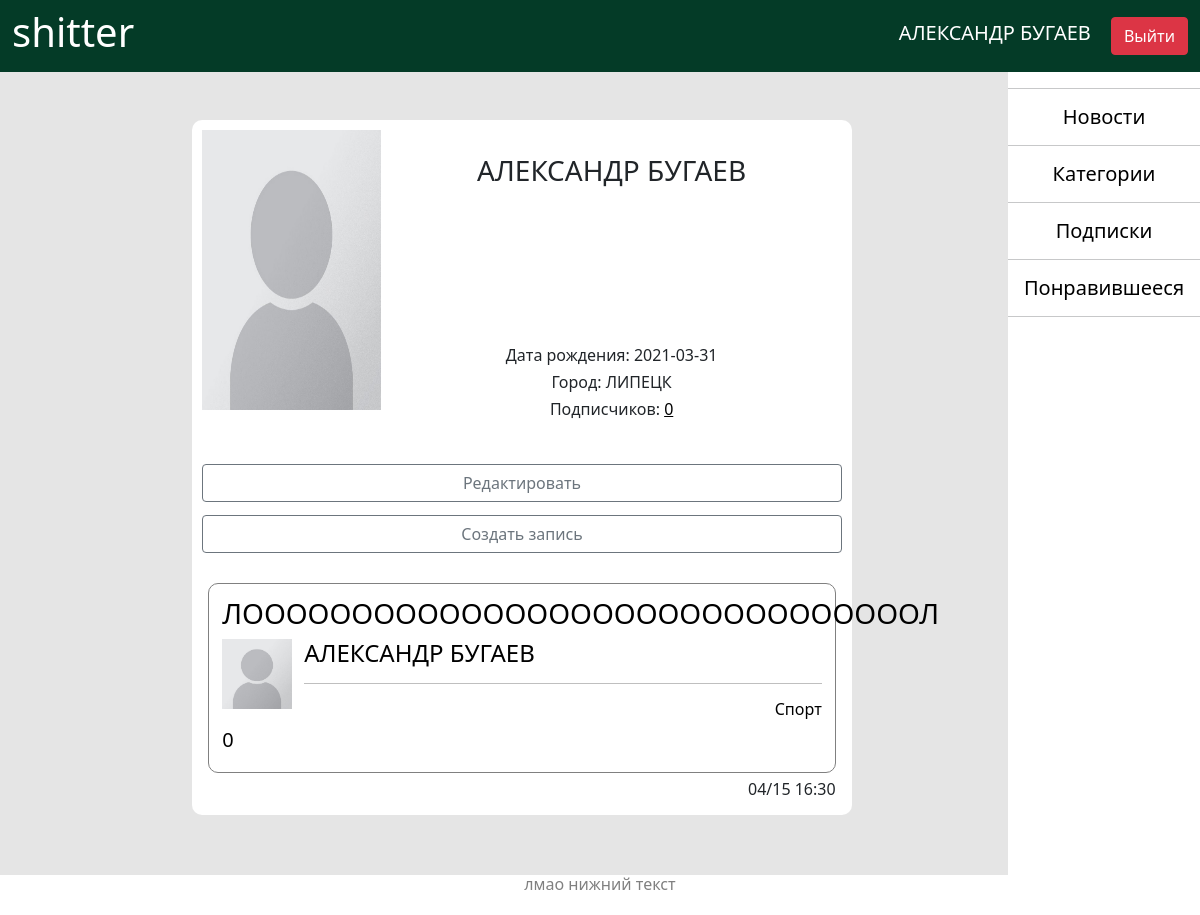
Page /users/1 (signed in) on the committed database.
### data/models/users.py (models this page shows, shortened)
class Users(SqlAlchemyBase, UserMixin, SerializerMixin):
    __tablename__ = 'users'
    id = sqlalchemy.Column(sqlalchemy.Integer,
                           primary_key=True, autoincrement=True)
    surname = sqlalchemy.Column(sqlalchemy.String)
    name = sqlalchemy.Column(sqlalchemy.String)
    email = sqlalchemy.Column(sqlalchemy.String, unique=True)
    hashed_password = sqlalchemy.Column(sqlalchemy.String)
    about = sqlalchemy.Column(sqlalchemy.String, nullable=True)
    hometown = sqlalchemy.Column(sqlalchemy.String)
    birthday = sqlalchemy.Column(sqlalchemy.Date)
    image = sqlalchemy.Column(sqlalchemy.String, default='/static/img/0.jpeg')
    subscriptions = sqlalchemy.Column(sqlalchemy.String, default='')  # подписки пользователя
    subscribers = sqlalchemy.Column(sqlalchemy.String, default='')  # подписчики
    subs_count = sqlalchemy.Column(sqlalchemy.Integer, default=0)  # количество подписчиков
    liked_news = sqlalchemy.Column(sqlalchemy.String, default='')  # понравившиеся записи
    news = orm.relation("News", back_populates='user')
    comments = orm.relation("Comments", back_populates='user')

### data/models/news.py (models this page shows)
class News(SqlAlchemyBase, SerializerMixin):
    __tablename__ = 'news'
    id = sqlalchemy.Column(sqlalchemy.Integer,
                           primary_key=True, autoincrement=True)
    creator = sqlalchemy.Column(sqlalchemy.Integer, sqlalchemy.ForeignKey('users.id'))
    title = sqlalchemy.Column(sqlalchemy.String)
    category = sqlalchemy.Column(sqlalchemy.String)
    content = sqlalchemy.Column(sqlalchemy.String)
    likes = sqlalchemy.Column(sqlalchemy.Integer, default=0)
    datetime = sqlalchemy.Column(sqlalchemy.DateTime)
    string_dt = sqlalchemy.Column(sqlalchemy.String)
    user = orm.relation('Users')

### main.py (the view)
@app.route('/users/<int:id>')
@login_required
def profile(id):
    session = create_session()
    user = session.query(Users).get(id)
    if not user:
        return not_found(404)
    news = session.query(News).filter(News.creator == id).order_by(News.datetime.desc())
    title = f'{user.name} {user.surname}'
    subscribed = bool(str(id) in current_user.subscriptions.split())
    liked = [int(id) for id in current_user.liked_news.split()]
    return render_template('profile.html', title=title, user=user, news=news, subscribed=subscribed, liked=liked)

### data/models/db_session.py (called while the page is built)
def create_session() -> Session:
    global __factory
    return __factory()

### main.py (called while the page is built)
@login_manager.user_loader
def load_user(user_id):
    db_sess = create_session()
    return db_sess.query(Users).get(user_id)

### templates/profile.html (shortened to what this page needs)
{% extends "base.html" %}
{% block content %}
<div class="block">
    <a href="{{ user.image }}"><img src="{{ user.image }}" width=28% height=280px
                                    align="left" style="object-fit: fill;"></a>
    <br>
    <h3 style="text-align: center;">{{ title }}</h3>
    <textarea class="profile" disabled>
        {{ user.about }}
    </textarea>
    <br>
    <br>
    <h6>Дата рождения: {{ user.birthday }}</h6>
    <h6>Город: {{ user.hometown }}</h6>
    <h6>Подписчиков: <a style="color: black;" href="/subscribers/{{ user.id }}">{{ user.subs_count }}</a></h6>
    <br>
    {% if user.id == current_user.id %}
        <a class="btn btn-outline-secondary" href="/redact_profile" style="width: 100%; margin-top: 2%;">Редактировать</a>
        <a class="btn btn-outline-secondary" href="/create_news" style="width: 100%; margin-top: 2%;">Создать запись</a>
        <br>
    {% endif %}
    {% for new in news %}
        <br>
        <a href="/news/{{ new.id }}" style="text-decoration: none; color: black;"><div class="content">
            <h3 style="text-align: center">{{ new.title }}</h3>
            <img src="{{ new.user.image }}" class="icon" align="left">
            <h4>{{ new.user.name }} {{ new.user.surname }}</h4>
            <hr>
            <h6 style="text-align: right">{{ new.category }}</h6>
            <h5 style="text-align: left;">{{ new.likes }}</h5>
        </div></a>
    <h6 style="text-align: right; margin: 1%;">{{ new.string_dt }}</h6>
    {% endfor %}
</div>
{% endblock %}

### templates/base.html (shortened to what this page needs)
<!doctype html>
    <html>
        <head>
            <link rel="stylesheet"
                  href="https://cdn.jsdelivr.net/npm/bootstrap@5.0.0-beta1/dist/css/bootstrap.min.css"
>
            <link rel="stylesheet" type="text/css" href="../static/style.css">
        </head>
        <body style="background-color: #E5E5E5;">
            {% if current_user.is_authenticated %}
                <aside>
                    <hr><a style="text-decoration: none; color: black;" href="/news"><h5>Новости</h5></a>
                    <hr><a style="text-decoration: none; color: black;" href="/categories"><h5>Категории</h5></a>
                    <hr><a style="text-decoration: none; color: black;" href="/my_subscriptions"><h5>Подписки</h5></a>
                    <hr><a style="text-decoration: none; color: black;" href="/liked_news"><h5>Понравившееся</h5></a><hr>
                </aside>
            {% endif %}
            <header class="navbar navbar-light" style="background-color: #043B27; color: #FFFFFF;">
                <div class="container-fluid">
                    <a style="text-decoration: none; color: white;" href="/"><h1>shitter</h1></a>
                {% if current_user.is_authenticated %}
                    <div>
                        <a class="navbar-brand" href="/users/{{ current_user.id }}" style="color: #FFFFFF;">
                        {{ current_user.name }} {{ current_user.surname }}</a>
                        <a class="btn btn-danger" href="/logout">Выйти</a>
                    </div>
                {% else %}
                    <p style="margin: 0px;">
                        <a class="btn btn-primary " href="/register">Зарегистрироваться</a>
                        <a class="btn btn-success" href="/login">Войти</a>
                    </p>
                {% endif %}
                </div>
            </header>
            <br>
            <br>
            {% block content %}{% endblock %}
            <footer>
                <h6 style="color: grey;">лмао нижний текст</h6>
            </footer>
        </body>
    </html>

### static/style.css (style rules this page uses)
h1 { text-align: center; }
h6 { text-align: center; }
div.block { margin-left: 16%; margin-right: auto; margin-bottom: 100px; max-width: 55%; padding: 10px; border-radius: 10px; background-color: #FFFFFF; }
div.content { margin: 1%; padding: 2%; border: 1px solid grey; border-radius: 10px; }
aside { padding-top: 6%; position: fixed; top: 0px; right: 0px; width: 16%; height: 100%; text-align: center; background-color: #FFFFFF; }
footer { position: fixed; bottom: 0px; left: 0px; width: 100%; height: 40px; background-color: #FFFFFF; }
textarea.profile { border: 0px; margin-left: 3%; width: 67%; height: 120px; resize: none; background-color: #FFFFFF; }
img.icon { width: 70px; height: 70px; margin-right: 2%; }

### rows in the picture
Users: name "АЛЕКСАНДР", surname "БУГАЕВ", image (picture), birthday "2021-03-31", hometown "ЛИПЕЦК", subs_count "0"
News: title "ЛОООООООООООООООООООООООООООООООЛ", user.image (picture), user.name "АЛЕКСАНДР", user.surname "БУГАЕВ", category "Спорт", likes "0", string_dt "04/15 16:30"

### other values in the picture
{{ title }} "АЛЕКСАНДР БУГАЕВ"
